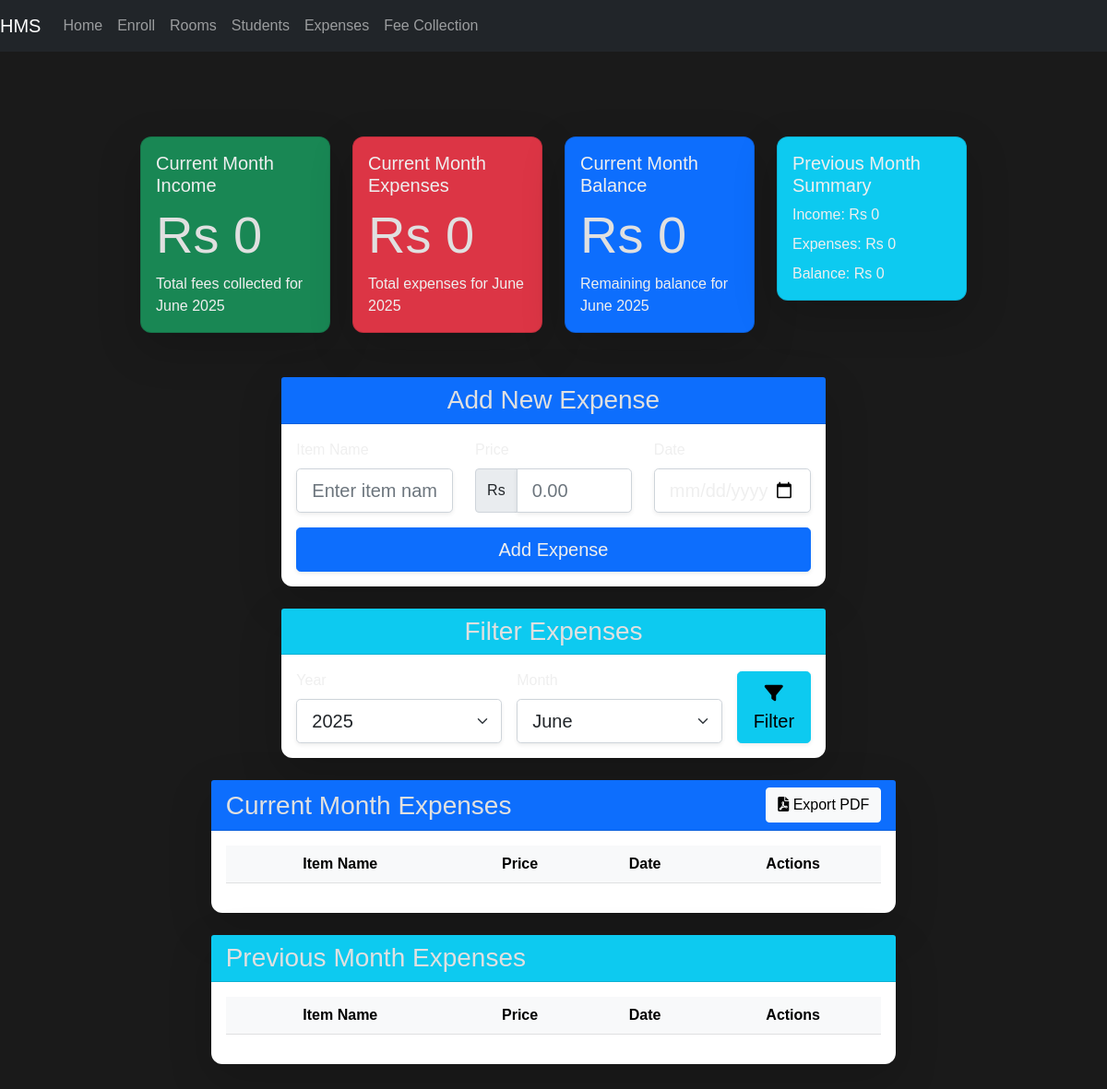
The page /expenses (signed in) on the database as committed earlier.
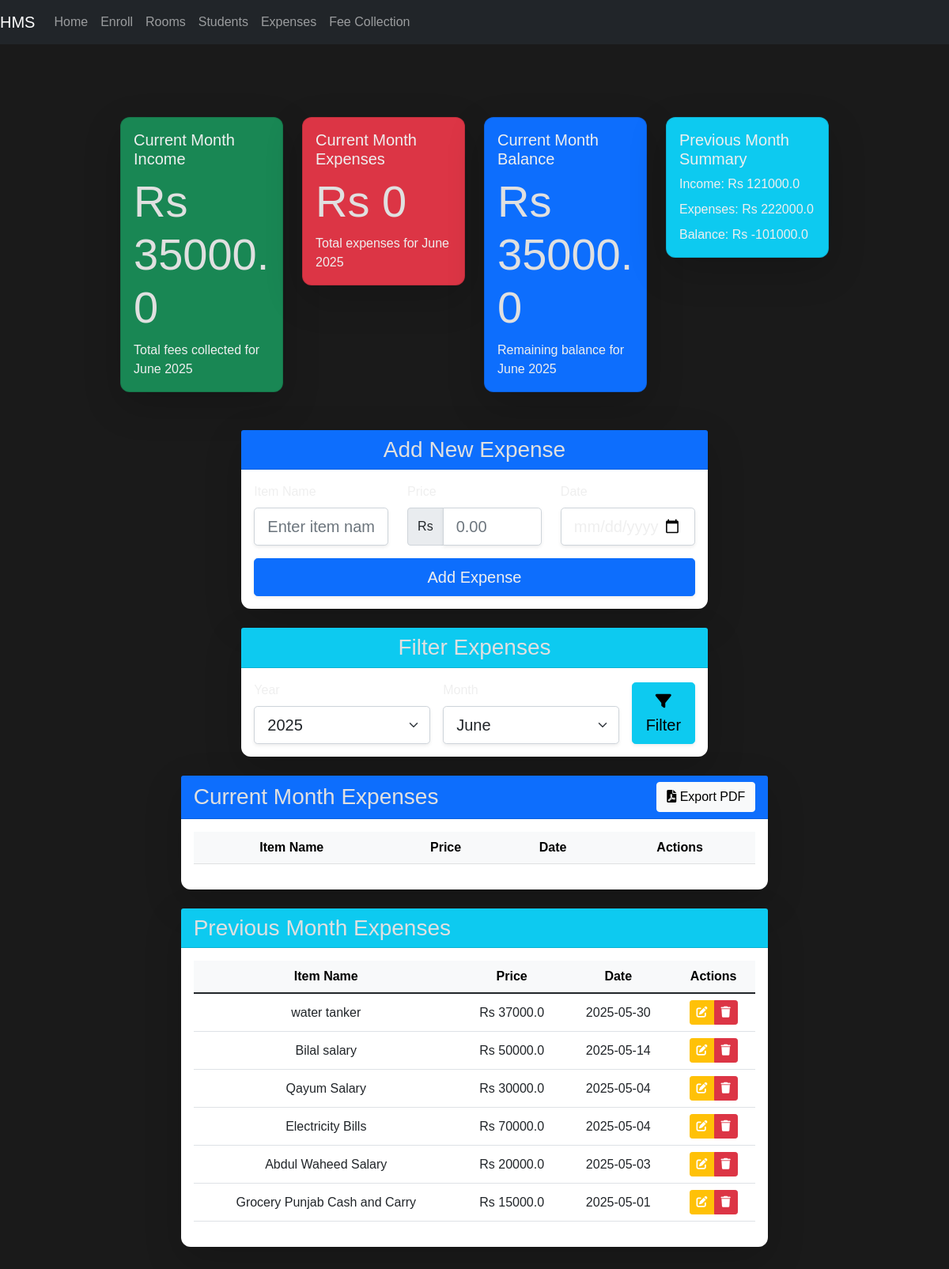
The same page on the database as committed later.
### models.py (models this page shows, shortened)
class Expense(db.Model):
    id = db.Column(db.Integer, primary_key=True)
    item_name = db.Column(db.String(100), nullable=False)
    price = db.Column(db.Float, nullable=False)
    date = db.Column(db.DateTime, nullable=False, default=datetime.utcnow)  # DateTime for precise date
    user_id = db.Column(db.Integer, db.ForeignKey('admin.id'), nullable=False)  # Foreign key to Admin
    user = relationship('Admin', backref='expenses')  # Relationship with Admin model

### app.py (the view, shortened to what this page needs)
@app.route('/expenses', methods=['GET', 'POST'])
@login_required
def expenses():
    form = ExpenseForm()
    month = request.args.get('month', datetime.now().month, type=int)
    year = request.args.get('year', datetime.now().year, type=int)
    prev_month = month - 1 if month > 1 else 12
    prev_year = year if month > 1 else year - 1
    expenses_current = Expense.query.filter(
        extract('year', Expense.date) == year,
        extract('month', Expense.date) == month
    ).order_by(Expense.date.desc()).all()
    expenses_previous = Expense.query.filter(
        extract('year', Expense.date) == prev_year,
        extract('month', Expense.date) == prev_month
    ).order_by(Expense.date.desc()).all()
    total_expenses_current = sum(expense.price for expense in expenses_current)
    total_expenses_previous = sum(expense.price for expense in expenses_previous)
    fee_records_current = FeeRecord.query.filter(
        extract('year', FeeRecord.date_paid) == year,
        extract('month', FeeRecord.date_paid) == month
    ).all()
    total_income_current = sum(record.amount for record in fee_records_current)
    fee_records_previous = FeeRecord.query.filter(
        extract('year', FeeRecord.date_paid) == prev_year,
        extract('month', FeeRecord.date_paid) == prev_month
    ).all()
    total_income_previous = sum(record.amount for record in fee_records_previous)
    remaining_balance_current = total_income_current - total_expenses_current
    remaining_balance_previous = total_income_previous - total_expenses_previous
    return render_template('expenses.html',
                         form=form,
                         expenses_current=expenses_current,
                         expenses_previous=expenses_previous,
                         total_expenses_current=total_expenses_current,
                         total_expenses_previous=total_expenses_previous,
                         total_income_current=total_income_current,
                         total_income_previous=total_income_previous,
                         remaining_balance_current=remaining_balance_current,
                         remaining_balance_previous=remaining_balance_previous,
                         current_month=month,
                         current_year=year,
                         prev_month=prev_month,
                         prev_year=prev_year,
                         month_names=month_name)

### forms.py
class ExpenseForm(FlaskForm):
    item_name = StringField('Item Name', validators=[DataRequired()])
    price = FloatField('Price', validators=[DataRequired(), NumberRange(min=0)])
    date = DateField('Date', validators=[DataRequired()])  # DateField added to ExpenseForm
    submit = SubmitField('Add Expense')

### app.py (called while the page is built)
@login_manager.user_loader
def load_user(user_id):
    return Admin.query.get(int(user_id))

### templates/expenses.html (shortened to what the changed rows need)
{% extends 'base.html' %}
{% block content %}
<div class="container-fluid mt-4">
    <div class="row">
        <div class="col-md-3">
            <div class="card bg-success text-white mb-4 shadow-lg" style="animation: slideInLeft 0.5s;">
                <div class="card-body">
                    <h5 class="card-title">Current Month Income</h5>
                    <h2 class="display-4">Rs {{ total_income_current }}</h2>
                    <p class="mb-0">Total fees collected for {{ month_names[current_month] }} {{ current_year }}</p>
                </div>
            </div>
        </div>
        <div class="col-md-3">
            <div class="card bg-danger text-white mb-4 shadow-lg" style="animation: slideInUp 0.5s;">
                <div class="card-body">
                    <h2 class="display-4">Rs {{ total_expenses_current }}</h2>
                </div>
            </div>
        </div>
        <div class="col-md-3">
            <div class="card bg-primary text-white mb-4 shadow-lg" style="animation: slideInUp 0.5s;">
                <div class="card-body">
                    <h5 class="card-title">Current Month Balance</h5>
                    <h2 class="display-4">Rs {{ remaining_balance_current }}</h2>
                    <p class="mb-0">Remaining balance for {{ month_names[current_month] }} {{ current_year }}</p>
                </div>
            </div>
        </div>
        <div class="col-md-3">
            <div class="card bg-info text-white mb-4 shadow-lg" style="animation: slideInRight 0.5s;">
                <div class="card-body">
                    <h5 class="card-title">Previous Month Summary</h5>
                    <p class="mb-2">Income: Rs {{ total_income_previous }}</p>
                    <p class="mb-2">Expenses: Rs {{ total_expenses_previous }}</p>
                    <p class="mb-0">Balance: Rs {{ remaining_balance_previous }}</p>
                </div>
            </div>
        </div>
    </div>
</div>
<div class="container-fluid mt-4">
    <div class="row justify-content-center">
        <div class="col-md-10">
            <div class="card shadow-lg border-0 rounded-lg" style="animation: fadeIn 0.5s;">
                <div class="card-body">
                    <div class="table-responsive">
                        <table class="table table-hover">
                            <thead class="table-light">
                                <tr>
                                    <th>Item Name</th>
                                    <th>Price</th>
                                    <th>Date</th>
                                    <th>Actions</th>
                                </tr>
                            </thead>
                        </table>
                    </div>
                </div>
            </div>
        </div>
    </div>
</div>
<div class="container-fluid mt-4">
    <div class="row justify-content-center">
        <div class="col-md-10">
            <div class="card shadow-lg border-0 rounded-lg" style="animation: fadeIn 0.5s;">
                <div class="card-body">
                    <div class="table-responsive">
                        <table class="table table-hover">
                            <thead class="table-light">
                                <tr>
                                    <th>Item Name</th>
                                    <th>Price</th>
                                    <th>Date</th>
                                    <th>Actions</th>
                                </tr>
                            </thead>
                            <tbody>
                                {% for expense in expenses_previous %}
                                <tr class="align-middle">
                                    <td>{{ expense.item_name }}</td>
                                    <td>Rs {{ expense.price }}</td>
                                    <td>{{ expense.date.strftime('%Y-%m-%d') }}</td>
                                    <td>
                                        <div class="btn-group" role="group">
                                            <button type="button" class="btn btn-sm btn-warning" data-bs-toggle="modal" data-bs-target="#editModal{{ expense.id }}" title="Edit">
                                                <i class="fas fa-edit"></i>
                                            </button>
                                            <button type="button" class="btn btn-sm btn-danger" data-bs-toggle="modal" data-bs-target="#deleteModal{{ expense.id }}" title="Delete">
                                                <i class="fas fa-trash"></i>
                                            </button>
                                        </div>
                                    </td>
                                </tr>
                                {% endfor %}
                            </tbody>
                        </table>
                    </div>
                </div>
            </div>
        </div>
    </div>
</div>
<link rel="stylesheet" href="https://cdnjs.cloudflare.com/ajax/libs/font-awesome/6.0.0/css/all.min.css">
{% endblock %}

Rows that differ between the two databases and show on the page:
added Expense: item_name "water tanker", price "37000.0", date "2025-05-30"
added Expense: item_name "Bilal salary", price "50000.0", date "2025-05-14"
added Expense: item_name "Qayum Salary", price "30000.0", date "2025-05-04"
added Expense: item_name "Electricity Bills", price "70000.0", date "2025-05-04"
added Expense: item_name "Abdul Waheed Salary", price "20000.0", date "2025-05-03"
added Expense: item_name "Grocery Punjab Cash and Carry", price "15000.0", date "2025-05-01"
Other text that changed with them:
{{ total_income_current }}: "0" → "35000.0"
{{ remaining_balance_current }}: "0" → "35000.0"
{{ total_income_previous }}: "0" → "121000.0"
{{ total_expenses_previous }}: "0" → "222000.0"
{{ remaining_balance_previous }}: "0" → "-101000.0"
